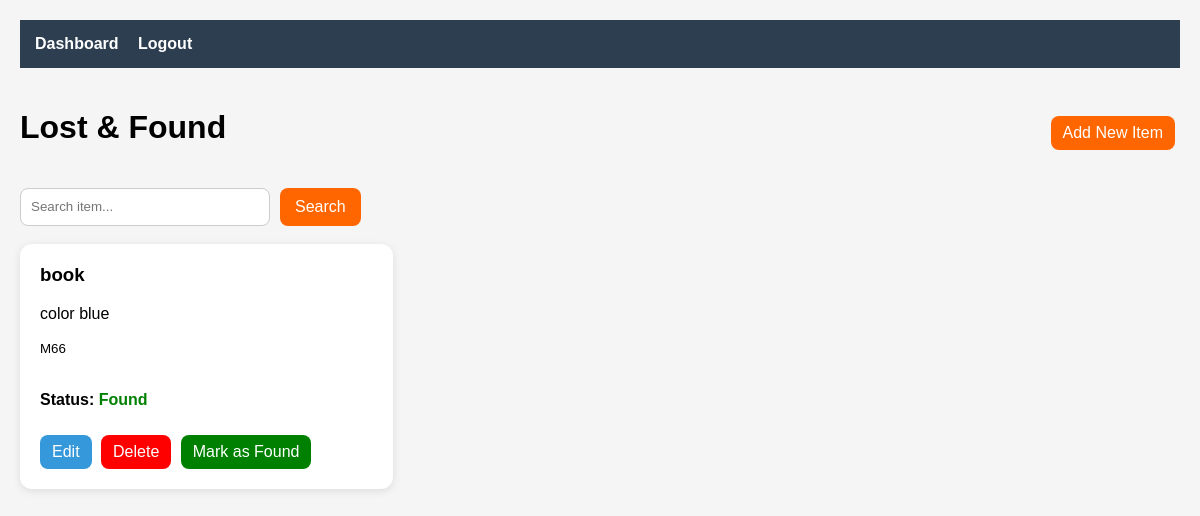
Page /lost_found/view.php (signed in) on the committed database.
### tables this page shows
CREATE TABLE `lost_items` (
  `id` int(11) NOT NULL,
  `user_id` int(11) DEFAULT NULL,
  `title` varchar(150) DEFAULT NULL,
  `description` text DEFAULT NULL,
  `location` varchar(150) DEFAULT NULL,
  `status` enum('lost','found') DEFAULT 'lost',
  `created_at` timestamp NOT NULL DEFAULT current_timestamp()
);

### lost_found/view.php (the view, shortened to what this page needs)
<?php
include "../database/db_connection.php";
$search = "";
$is_search =
    isset($_GET['search']) &&
    $_GET['search'] !== "";
if ($is_search) {
    $search = $_GET['search'];
    $sql = "
    SELECT * FROM lost_items
    WHERE title LIKE '%$search%'
    OR description LIKE '%$search%'
    OR location LIKE '%$search%'
    ORDER BY created_at DESC
    ";
} else {
    $sql = "
    SELECT * FROM lost_items
    ORDER BY created_at DESC
    ";
}
$result = mysqli_query($conn, $sql);
?>
<!DOCTYPE html>
<html>
<head>
    <link rel="stylesheet"
          href="../assets/css/lostfound.css">
</head>
<body>
<div class="navbar">
   <a href="../<?php echo $_SESSION['role']; ?>/dashboard.php">
        Dashboard
    </a>
    <a href="../auth/logout.php">
        Logout
    </a>
</div>
<div class="container">
    <div class="top-bar">
        <h1>Lost & Found</h1>
        <a class="btn add-btn"
           href="add_lost_item.php">
           Add New Item
        </a>
    </div>
    <form class="search-form" method="GET">
        <input type="text"
               name="search"
               placeholder="Search item..."
               value="<?php echo $search; ?>">
        <button type="submit">
            Search
        </button>
    </form>
    <br>
    <div class="items-grid">
    <?php
    if (mysqli_num_rows($result) > 0) {
        while ($row = mysqli_fetch_assoc($result)) {
    ?>
    <div class="item-card">
        <h3>
            <?php echo $row['title']; ?>
        </h3>
        <p>
            <?php echo $row['description']; ?>
        </p>
        <small>
            <?php echo $row['location']; ?>
        </small>
        <br><br>
        <p>
            <strong>Status:</strong>
            <span class="status <?= $row['status'] ?>">
                <?= ucfirst($row['status']) ?>
            </span>
        </p>
        <a class="btn btn-edit"
           href="edit_item.php?id=<?php echo $row['id']; ?>">
           Edit
        </a>
        <a class="btn btn-delete"
   href="view.php?delete=<?php echo $row['id']; ?>"
   onclick="return confirm('Are you sure you want to delete this item?')">
           Delete
        </a>
        <a class="btn btn-found"
           href="view.php?found=<?php echo $row['id']; ?>">
           Mark as Found
        </a>
    </div>
    <?php
        }
    }
    ?>
    </div>
</div>
</body>
</html>

### assets/css/lostfound.css (style rules this page uses)
body { font-family:Arial; background:#f5f5f5; margin:0; padding:20px; }
* { box-sizing:border-box; }
.navbar { background:#2c3e50; padding:15px; margin-bottom:20px; }
.navbar a { color:white; text-decoration:none; margin-right:15px; font-weight:bold; }
.container { max-width:1200px; margin:auto; }
.top-bar { display:flex; justify-content:space-between; align-items:center; margin-bottom:20px; }
.search-form { display:flex; gap:10px; }
.search-form input { padding:10px; border:1px solid #ccc; border-radius:8px; width:250px; }
.search-form button { background:#ff6600; color:white; border:none; padding:10px 15px; border-radius:8px; cursor:pointer; }
.items-grid { display:grid; grid-template-columns:repeat(auto-fill,minmax(300px,1fr)); gap:20px; }
.item-card { background:white; padding:20px; border-radius:12px; box-shadow:0 2px 8px rgba(0,0,0,0.1); }
.item-card h3 { margin-top:0; }
.status { font-weight:bold; }
.found { color:green; }
.btn { display:inline-block; padding:8px 12px; border-radius:8px; text-decoration:none; color:white; margin-top:10px; margin-right:5px; }
.btn-edit { background:#3498db; }
.btn-delete { background:red; }
.btn-found { background:green; }
.add-btn { background:#ff6600; }
button { background:#ff6600; color:white; border:none; padding:12px; border-radius:8px; cursor:pointer; font-size:16px; }

### rows in the picture
lost_items: title "book", description "color blue", location "M66", status "Found"
